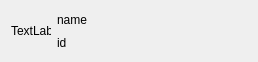
<?xml version="1.0" encoding="UTF-8"?>
<ui version="4.0">
 <class>searchingItemsZbk</class>
 <widget class="QWidget" name="searchingItemsZbk">
  <property name="geometry">
   <rect>
    <x>0</x>
    <y>0</y>
    <width>258</width>
    <height>56</height>
   </rect>
  </property>
  <property name="windowTitle">
   <string>Form</string>
  </property>
  <layout class="QHBoxLayout" name="horizontalLayout">
   <item>
    <widget class="QLabel" name="lblAvator">
     <property name="sizePolicy">
      <sizepolicy hsizetype="Fixed" vsizetype="Fixed">
       <horstretch>0</horstretch>
       <verstretch>0</verstretch>
      </sizepolicy>
     </property>
     <property name="minimumSize">
      <size>
       <width>40</width>
       <height>40</height>
      </size>
     </property>
     <property name="maximumSize">
      <size>
       <width>40</width>
       <height>40</height>
      </size>
     </property>
     <property name="styleSheet">
      <string notr="true">background-color:transparent;</string>
     </property>
     <property name="text">
      <string>TextLabel</string>
     </property>
    </widget>
   </item>
   <item>
    <layout class="QVBoxLayout" name="verticalLayout">
     <item>
      <widget class="QLabel" name="lbl_Name">
       <property name="styleSheet">
        <string notr="true">background-color: transparent;</string>
       </property>
       <property name="text">
        <string>name</string>
       </property>
      </widget>
     </item>
     <item>
      <widget class="QLabel" name="lbl_Id">
       <property name="styleSheet">
        <string notr="true">background-color: transparent;</string>
       </property>
       <property name="text">
        <string>id</string>
       </property>
      </widget>
     </item>
    </layout>
   </item>
  </layout>
 </widget>
 <resources/>
 <connections/>
</ui>
